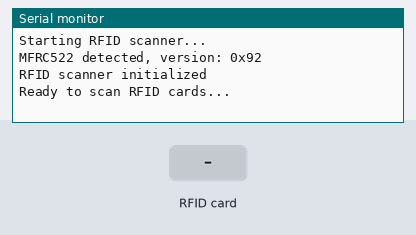
Bench run of a program on a simulated ESP32. Parts: the last lines printed to the serial monitor. The test bench sets the inputs (shaded band).

Above: at 2.2 s.
2.3 s: RFID card 03 CC 1F 2D held to the reader
At 4.2 s:
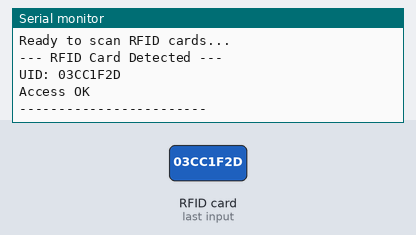
4.6 s: RFID card 23 A0 E1 07 held to the reader
At 5.6 s:
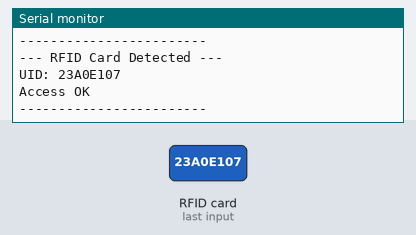
6.6 s: RFID card 5E 7A 19 C4 held to the reader
At 8.2 s:
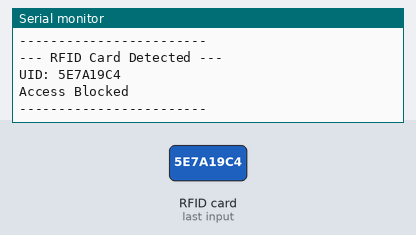

The program:

main.cpp
```cpp
#include "RFIDScanner.h"
#include "AuthorizationManager.h"

RFIDScanner rfid(5, 4); // SDA: GPIO 5, RST: GPIO 4
String authorizedUIDs[] = {"03CC1F2D", "23A0E107"}; // Authorized UIDs
AuthorizationManager auth(authorizedUIDs, 2); // Pass array and count

void setup() {
    Serial.begin(115200);
    delay(1000);
    Serial.println("Starting RFID scanner...");
    rfid.init();
    Serial.println("Ready to scan RFID cards...");
}

void handleRFIDScan() {
    String cardUID = rfid.scanCard();
    if (cardUID != "") {
        Serial.println("--- RFID Card Detected ---");
        Serial.println("UID: " + cardUID);
        if (auth.isAuthorized(cardUID)) {
            Serial.println("Access OK");
        } else {
            Serial.println("Access Blocked");
        }
        Serial.println("------------------------");
    }
}

void loop() {
    handleRFIDScan();
    delay(1000); // Prevent rapid scanning
}
```

AuthorizationManager.h
```cpp
#ifndef AUTHORIZATION_MANAGER_H
#define AUTHORIZATION_MANAGER_H

#include <Arduino.h>

class AuthorizationManager {
public:
    AuthorizationManager(const String authorizedUIDs[], int uidCount);
    bool isAuthorized(const String& uid);

private:
    const String* authorizedUIDs;
    int uidCount;
};

#endif
```

RFIDScanner.h
```cpp
#ifndef RFID_SCANNER_H
#define RFID_SCANNER_H

#include <MFRC522.h>

class RFIDScanner {
public:
    RFIDScanner(uint8_t ssPin, uint8_t rstPin);
    void init();
    String scanCard();

private:
    MFRC522 mfrc522;
    String getCardUID();
};

#endif
```

AuthorizationManager.cpp
```cpp
#include "AuthorizationManager.h"

AuthorizationManager::AuthorizationManager(const String authorizedUIDs[], int uidCount)
    : authorizedUIDs(authorizedUIDs), uidCount(uidCount) {}

bool AuthorizationManager::isAuthorized(const String& uid) {
    for (int i = 0; i < uidCount; i++) {
        if (uid == authorizedUIDs[i]) {
            return true;
        }
    }
    return false;
}
```

RFIDScanner.cpp
```cpp
#include "RFIDScanner.h"

RFIDScanner::RFIDScanner(uint8_t ssPin, uint8_t rstPin) : mfrc522(ssPin, rstPin) {}

void RFIDScanner::init() {
    SPI.begin();
    mfrc522.PCD_Init();
    uint8_t version = mfrc522.PCD_ReadRegister(mfrc522.VersionReg);
    if (version == 0x00 || version == 0xFF) {
        Serial.println("ERROR: MFRC522 not detected! Check wiring.");
    } else {
        Serial.println("MFRC522 detected, version: 0x" + String(version, HEX));
        Serial.println("RFID scanner initialized");
    }
}

String RFIDScanner::scanCard() {
    if (!mfrc522.PICC_IsNewCardPresent() || !mfrc522.PICC_ReadCardSerial()) {
        return "";
    }
    String uid = getCardUID();
    mfrc522.PICC_HaltA();
    return uid;
}

String RFIDScanner::getCardUID() {
    String uid = "";
    for (byte i = 0; i < mfrc522.uid.size; i++) {
        if (mfrc522.uid.uidByte[i] < 0x10) uid += "0";
        uid += String(mfrc522.uid.uidByte[i], HEX);
    }
    uid.toUpperCase();
    return uid;
}
```

Measured:
- after the input at 2.3 s, the serial monitor: prints a new line after 0.81 s (image 1)
- after the input at 4.6 s, the serial monitor: prints a new line after 0.54 s (image 2)
- after the input at 6.6 s, the serial monitor: prints a new line after 0.56 s (image 3)
